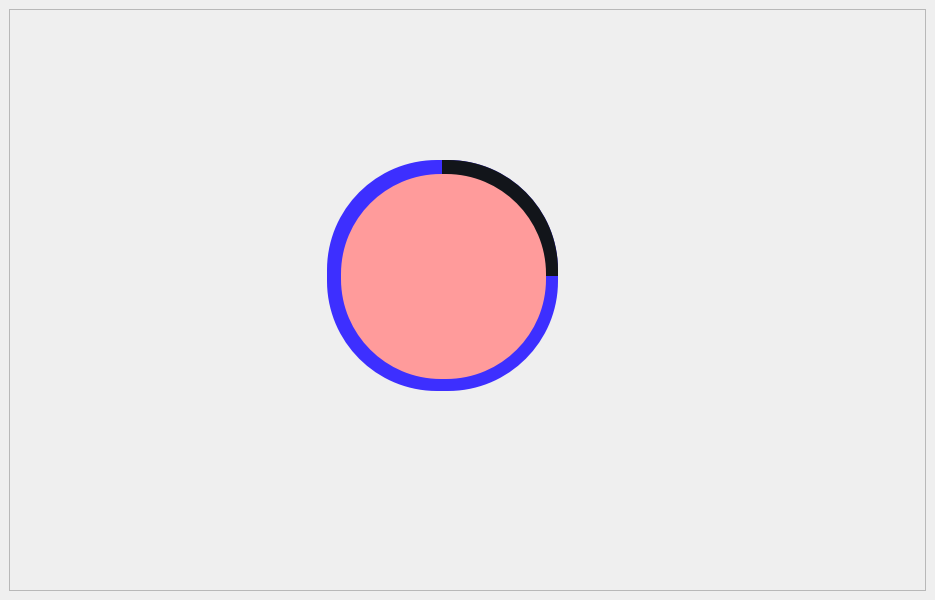
<?xml version="1.0" encoding="UTF-8"?>
<ui version="4.0">
 <class>MainWindow</class>
 <widget class="QMainWindow" name="MainWindow">
  <property name="geometry">
   <rect>
    <x>0</x>
    <y>0</y>
    <width>935</width>
    <height>600</height>
   </rect>
  </property>
  <property name="windowTitle">
   <string>MainWindow</string>
  </property>
  <widget class="QWidget" name="centralwidget">
   <layout class="QHBoxLayout" name="horizontalLayout_2">
    <item>
     <widget class="QFrame" name="frame_5">
      <property name="frameShape">
       <enum>QFrame::StyledPanel</enum>
      </property>
      <property name="frameShadow">
       <enum>QFrame::Raised</enum>
      </property>
      <layout class="QHBoxLayout" name="horizontalLayout">
       <item>
        <widget class="QFrame" name="frame">
         <property name="maximumSize">
          <size>
           <width>300</width>
           <height>300</height>
          </size>
         </property>
         <property name="frameShape">
          <enum>QFrame::NoFrame</enum>
         </property>
         <property name="frameShadow">
          <enum>QFrame::Raised</enum>
         </property>
         <widget class="QFrame" name="frame_2">
          <property name="geometry">
           <rect>
            <x>10</x>
            <y>10</y>
            <width>231</width>
            <height>231</height>
           </rect>
          </property>
          <property name="styleSheet">
           <string notr="true">QFrame{
border-radius:110px;
background-color: qconicalgradient(cx:0.5, cy:0.5, angle:90, stop:0.749 rgba(0, 0, 0, 0), stop:0.75 rgba(18, 21, 26, 255));
}</string>
          </property>
          <property name="frameShape">
           <enum>QFrame::NoFrame</enum>
          </property>
          <property name="frameShadow">
           <enum>QFrame::Raised</enum>
          </property>
         </widget>
         <widget class="QFrame" name="frame_3">
          <property name="geometry">
           <rect>
            <x>10</x>
            <y>10</y>
            <width>231</width>
            <height>231</height>
           </rect>
          </property>
          <property name="layoutDirection">
           <enum>Qt::LeftToRight</enum>
          </property>
          <property name="styleSheet">
           <string notr="true">QFrame{
border-radius: 110px;
background-color: rgba(61, 47, 255);
}</string>
          </property>
          <property name="frameShape">
           <enum>QFrame::NoFrame</enum>
          </property>
          <property name="frameShadow">
           <enum>QFrame::Raised</enum>
          </property>
         </widget>
         <widget class="QFrame" name="frame_4">
          <property name="geometry">
           <rect>
            <x>24</x>
            <y>24</y>
            <width>205</width>
            <height>205</height>
           </rect>
          </property>
          <property name="styleSheet">
           <string notr="true">QFrame{
border-radius: 100px;
	background-color: rgb(255, 155, 155);
}</string>
          </property>
          <property name="frameShape">
           <enum>QFrame::NoFrame</enum>
          </property>
          <property name="frameShadow">
           <enum>QFrame::Raised</enum>
          </property>
         </widget>
         <zorder>frame_3</zorder>
         <zorder>frame_2</zorder>
         <zorder>frame_4</zorder>
        </widget>
       </item>
      </layout>
     </widget>
    </item>
   </layout>
  </widget>
 </widget>
 <resources/>
 <connections/>
</ui>
